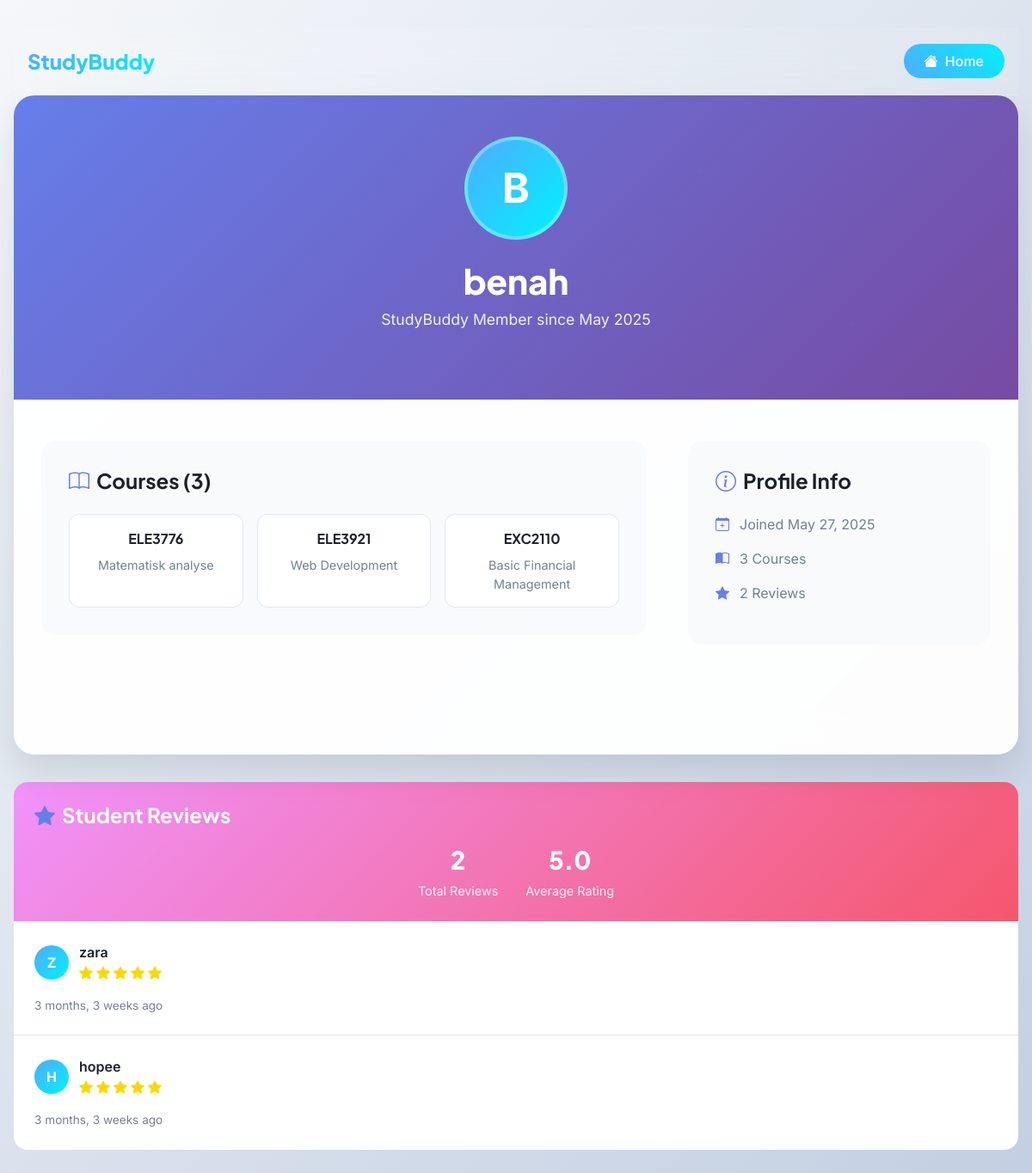
Screenshot of /profile/6/ with the database file from the repository.
### studybuddy_app/models.py (models this page shows, shortened)
class TimestampModel(models.Model):
    created_at = models.DateTimeField(auto_now_add=True, null=True, blank=True)
    updated_at = models.DateTimeField(auto_now=True, null=True, blank=True)
    class Meta:
        abstract = True

class Profile(TimestampModel):
    user = models.OneToOneField(User, on_delete=models.CASCADE, related_name='profile')
    fname = models.CharField("First name", max_length=50)
    lname = models.CharField("Last name", max_length=50)
    email = models.EmailField()
    bio = models.TextField(blank=True)
    availability = models.CharField(max_length=100, blank=True)
    courses = models.ManyToManyField(Course, blank=True, related_name='students')
    study_methods = models.CharField(max_length=200, blank=True)
    rating = models.FloatField(default=0.0, validators=[MinValueValidator(0.0), MaxValueValidator(5.0)])
    picture = models.ImageField(upload_to='profile_pics/', blank=True, null=True)
    major = models.CharField(max_length=100, blank=True, null=True)
    class Meta:
        ordering = ['lname', 'fname']

class Course(TimestampModel):
    code = models.CharField(max_length=10, unique=True)
    name = models.CharField(max_length=100)
    description = models.TextField(blank=True)
    class Meta:
        ordering = ['code']

class Review(TimestampModel):
    reviewer = models.ForeignKey(
        User,
        related_name='given_reviews',
        on_delete=models.CASCADE
    )
    reviewed_user = models.ForeignKey(
        User,
        related_name='received_reviews',
        on_delete=models.CASCADE
    )
    rating = models.IntegerField(
        validators=[MinValueValidator(1), MaxValueValidator(5)]
    )
    comment = models.TextField(blank=True, null=True)
    class Meta:
        unique_together = [['reviewer', 'reviewed_user']]
        ordering = ['-created_at']

### studybuddy_app/views.py (the view)
# urls.py: path('profile/<int:pk>/', views.profile, name='profile'),
def profile(request, pk):
    try:
        profile = get_object_or_404(Profile, pk=pk)
        reviews = Review.objects.filter(reviewed_user=profile.user).select_related('reviewer')
        can_review = (
            request.user.is_authenticated and
            request.user != profile.user and
            not Review.objects.filter(reviewer=request.user, reviewed_user=profile.user).exists()
        )
        return render(request, 'studybuddy_app/profile/profile.html', {
            'profile': profile,
            'reviews': reviews,
            'can_review': can_review
        })
    except Exception as e:
        messages.error(request, f"Error loading profile: {str(e)}")
        return redirect('studybuddy_app:index')

### studybuddy_app/templatetags/custom_filters.py (called while the page is built)
@register.filter
def average_rating(reviews):
    if not reviews:
        return 0
    total = sum([review.rating for review in reviews])
    return total / len(reviews)

### studybuddy_app/templates/studybuddy_app/profile/profile.html (shortened to what this page needs)
{% load static %}
<!DOCTYPE html>
<html lang="en">
<head>
    <link href="https://cdn.jsdelivr.net/npm/bootstrap@5.3.0/dist/css/bootstrap.min.css" rel="stylesheet">
    <link rel="stylesheet" href="https://cdn.jsdelivr.net/npm/bootstrap-icons@1.10.0/font/bootstrap-icons.css">
    <link rel="stylesheet" href="{% static 'css/profile.css' %}">
</head>
<body>
    <div class="container">
        <nav class="navbar navbar-expand-lg">
            <div class="container">
                <a class="navbar-brand" href="{% url 'studybuddy_app:index' %}">StudyBuddy</a>
<div class="d-flex gap-2 align-items-center">
    <a href="{% url 'studybuddy_app:index' %}" class="nav-btn primary">
        <i class="bi bi-house-fill me-1"></i>
        Home
    </a>
</div>
            </div>
        </nav>
        <div class="profile-container">
            <div class="profile-header">
                <div class="profile-avatar">
                    {{ profile.user.username|first|upper }}
                </div>
                <h1 class="profile-name">{{ profile.user.username }}</h1>
                <p class="profile-subtitle">StudyBuddy Member since {{ profile.user.date_joined|date:"M Y" }}</p>
            </div>
            <div class="profile-content">
                <div class="profile-grid">
                    <div>
                        {% if profile.courses.all %}
                            <div class="profile-section">
                                <h3 class="section-title">
                                    <i class="bi bi-book"></i>
                                    Courses ({{ profile.courses.all|length }})
                                </h3>
                                <div class="courses-grid">
                                    {% for course in profile.courses.all %}
                                        <div class="course-card">
                                            <div class="course-code">{{ course.code }}</div>
                                            <div class="course-name">{{ course.name }}</div>
                                        </div>
                                    {% endfor %}
                                </div>
                            </div>
                        {% endif %}
                    </div>
                    <div>
                        <div class="profile-section">
                            <h3 class="section-title">
                                <i class="bi bi-info-circle"></i>
                                Profile Info
                            </h3>
                            <div class="info-item">
                                <i class="bi bi-calendar-plus"></i>
                                Joined {{ profile.user.date_joined|date:"M d, Y" }}
                            </div>
                            <div class="info-item">
                                <i class="bi bi-book-half"></i>
                                {{ profile.courses.all|length }} Course{{ profile.courses.all|length|pluralize }}
                            </div>
                            <div class="info-item">
                                <i class="bi bi-star-fill"></i>
                                {{ reviews|length }} Review{{ reviews|length|pluralize }}
                            </div>
                        </div>
                    </div>
                </div>
            </div>
        </div>
        <div class="reviews-section">
            <div class="reviews-header">
                <h3 class="section-title" style="color: white; margin-bottom: 0;">
                    <i class="bi bi-star-fill"></i>
                    Student Reviews
                </h3>
                {% if reviews %}
                    <div class="reviews-stats">
                        <div class="stat-item">
                            <div class="stat-number">{{ reviews|length }}</div>
                            <div class="stat-label">Total Reviews</div>
                        </div>
                        <div class="stat-item">
                            <div class="stat-number">
                                {% if reviews %}
                                    {% load custom_filters %}
                                    {{ reviews|average_rating|floatformat:1 }}
                                {% else %}
                                    0.0
                                {% endif %}
                            </div>
                            <div class="stat-label">Average Rating</div>
                        </div>
                    </div>
                {% endif %}
            </div>
            {% if reviews %}
                {% for review in reviews %}
                    <div class="review-item">
                        <div class="review-header">
                            <div class="reviewer-info">
                                <div class="reviewer-avatar">
                                    {{ review.reviewer.username|first|upper }}
                                </div>
                                <div>
                                    <div class="reviewer-name">{{ review.reviewer.username }}</div>
                                    <div class="review-rating">
                                        {% for i in "12345" %}
                                            <span class="star {% if forloop.counter > review.rating %}empty{% endif %}">
                                                <i class="bi bi-star-fill"></i>
                                            </span>
                                        {% endfor %}
                                    </div>
                                </div>
                            </div>
                        </div>
                        <div class="review-date">{{ review.created_at|timesince }} ago</div>
                    </div>
                {% endfor %}
            {% endif %}
        </div>
    </div>
</body>
</html>

### rows the page displays
Profile: user.username|first "B", user.username "benah", user.date_joined "May 2025", courses.all|length "3", user.date_joined "May 27, 2025"
Course: code "ELE3776", name "Matematisk analyse"
Course: code "ELE3921", name "Web Development"
Course: code "EXC2110", name "Basic Financial Management"
Review: rating.rating "5.0", reviewer.username|first "Z", reviewer.username "zara", created_at "3 months, 3 weeks"
Review: reviewer.username|first "H", reviewer.username "hopee", created_at "3 months, 3 weeks"

### other values shown
{{ reviews|length }} "2"
